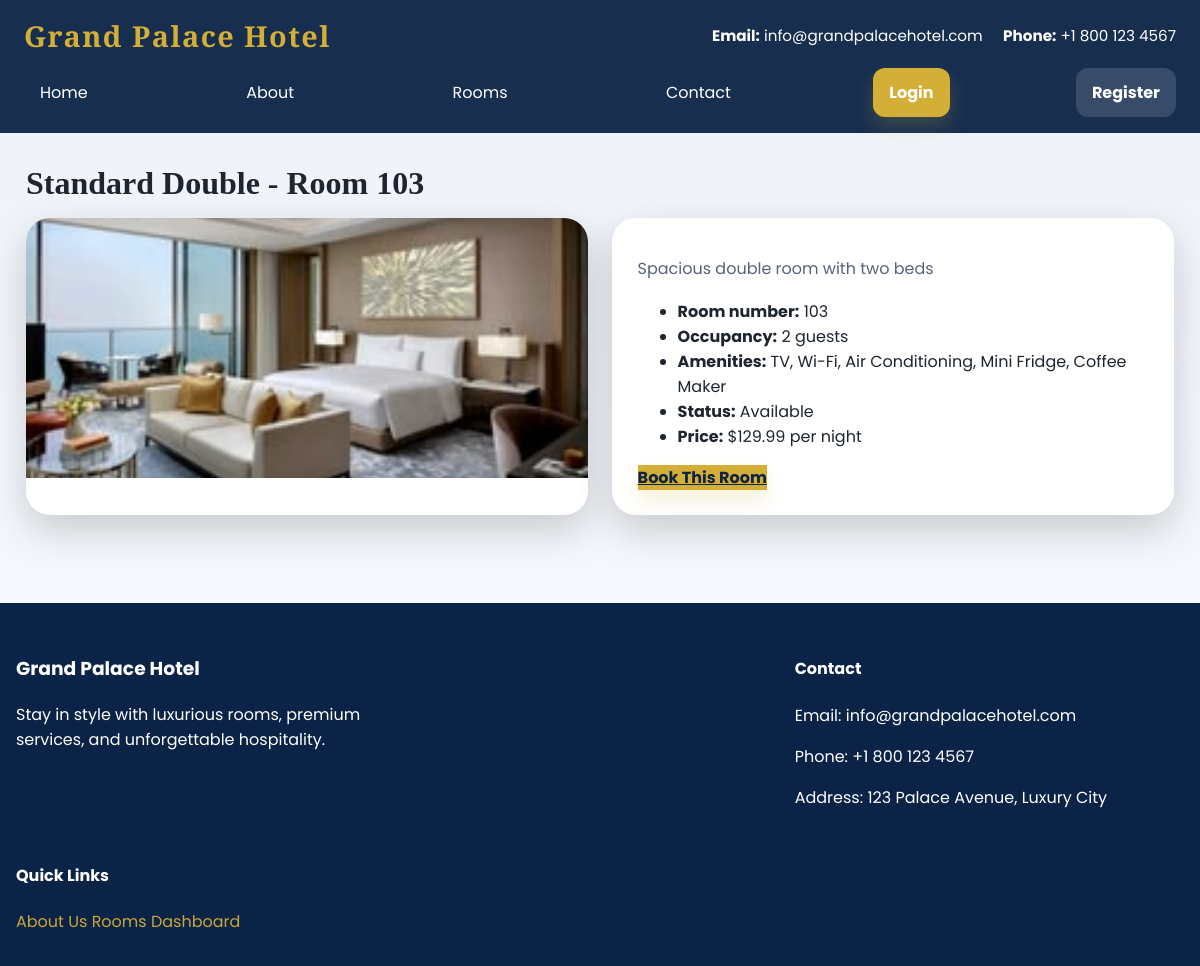
Screenshot of /php/room_details.php?room_id=3 with the database file from the repository.
### tables this page shows
CREATE TABLE rooms (
    room_id INT AUTO_INCREMENT PRIMARY KEY,
    room_number VARCHAR(10) NOT NULL UNIQUE,
    room_type_id INT NOT NULL,
    floor_number INT,
    status ENUM('Available', 'Occupied', 'Maintenance', 'Reserved') DEFAULT 'Available',
    notes TEXT,
    created_at TIMESTAMP DEFAULT CURRENT_TIMESTAMP,
    updated_at TIMESTAMP DEFAULT CURRENT_TIMESTAMP ON UPDATE CURRENT_TIMESTAMP,
    FOREIGN KEY (room_type_id) REFERENCES room_types(room_type_id),
    INDEX idx_status (status),
    INDEX idx_room_number (room_number)
);

CREATE TABLE room_types (
    room_type_id INT AUTO_INCREMENT PRIMARY KEY,
    type_name VARCHAR(50) NOT NULL UNIQUE,
    description TEXT,
    base_price DECIMAL(10, 2) NOT NULL,
    max_occupancy INT NOT NULL,
    amenities TEXT,
    image_url VARCHAR(500),
    is_active BOOLEAN DEFAULT TRUE,
    created_at TIMESTAMP DEFAULT CURRENT_TIMESTAMP,
    updated_at TIMESTAMP DEFAULT CURRENT_TIMESTAMP ON UPDATE CURRENT_TIMESTAMP
);

### php/functions.php (called while the page is built, shortened)
<?php
function escape($html) {
    return htmlspecialchars($html, ENT_QUOTES | ENT_SUBSTITUTE, 'UTF-8');
}

### php/room_details.php (the view, shortened to what this page needs)
<?php
require_once __DIR__ . '/db.php';
require_once __DIR__ . '/functions.php';
$roomId = filter_input(INPUT_GET, 'room_id', FILTER_VALIDATE_INT);
$stmt = $pdo->prepare('SELECT r.room_id, r.room_number, r.status, r.notes, rt.type_name, rt.base_price, rt.max_occupancy, rt.amenities, rt.description FROM rooms r JOIN room_types rt ON r.room_type_id = rt.room_type_id WHERE r.room_id = :room_id');
$stmt->execute([':room_id' => $roomId]);
$room = $stmt->fetch();
include __DIR__ . '/header.php';
?>
<section class="section">
    <div class="section-title"><h2><?php echo escape($room['type_name']); ?> - Room <?php echo escape($room['room_number']); ?></h2></div>
    <div class="grid banner-grid">
        <div class="card">
            <img src="images/<?php echo escape('This is the most expensive hotel suite in Dubai,___.jpg'); ?>" alt="Room gallery">
        </div>
        <div class="card card-body">
            <p><?php echo escape($room['description']); ?></p>
            <ul>
                <li><strong>Room number:</strong> <?php echo escape($room['room_number']); ?></li>
                <li><strong>Occupancy:</strong> <?php echo escape($room['max_occupancy']); ?> guests</li>
                <li><strong>Amenities:</strong> <?php echo escape($room['amenities']); ?></li>
                <li><strong>Status:</strong> <?php echo escape($room['status']); ?></li>
                <li><strong>Price:</strong> $<?php echo number_format($room['base_price'], 2); ?> per night</li>
            </ul>
            <a href="booking.php?room_id=<?php echo urlencode($room['room_id']); ?>" class="button button-primary">Book This Room</a>
        </div>
    </div>
</section>
<?php include __DIR__ . '/footer.php';

### assets/style.css (style rules this page uses)
:root { --dark-blue: #0b2346; --gold: #d4af37; --light-gray: #f7f7f8; --text-light: #ffffff; --text-dark: #1e2530; --shadow: 0 16px 40px rgba(0, 0, 0, 0.18); }
* { box-sizing: border-box; }
body { margin: 0; font-family: 'Poppins', system-ui, -apple-system, BlinkMacSystemFont, 'Segoe UI', sans-serif; color: var(--text-dark); background: linear-gradient(180deg, #eef2f8 0%, #f9fbff 100%); }
.hero-content h1, .hero-content h2, .section-title h2, .brand-logo a, .card-body h3 { font-family: 'Cormorant Garamond', Georgia, serif; }
.button { display: inline-flex; align-items: center; justify-content: center; border: none; cursor: pointer; font-weight: 700; transition: transform 0.2s ease, box-shadow 0.2s ease; }
.button-primary { background: var(--gold); color: var(--dark-blue); box-shadow: 0 10px 20px rgba(212, 175, 55, 0.2); }
.section { margin-bottom: 2.5rem; }
.hero-content h1, .hero-content h2, .section-title h2 { font-family: 'Playfair Display', serif; }
.grid { display: grid; gap: 1.5rem; }
.card { background: #ffffff; border-radius: 1.5rem; box-shadow: var(--shadow); overflow: hidden; transition: transform 0.25s ease, box-shadow 0.25s ease; }
.card img { width: 100%; display: block; object-fit: cover; height: 260px; }
.card-body { padding: 1.6rem; }
.card-body p { margin: 0.75rem 0 0; color: #58627d; line-height: 1.7; }
.banner-grid { grid-template-columns: repeat(2, minmax(0, 1fr)); }
.section-title { display: flex; align-items: center; justify-content: space-between; gap: 1rem; margin-bottom: 1rem; }
.section-title h2 { margin: 0; font-size: 2rem; }

### rows the page displays
rooms: room_type.type_name "Standard Double", room_number "103", room_type.description "Spacious double room with two beds", room_type.max_occupancy "2", room_type.amenities "TV, Wi-Fi, Air Conditioning, Mini Fridge, Coffee Maker", status "Available", room_type.base_price "129.99"

### other values shown
SITE_NAME "Grand Palace Hotel"
SITE_EMAIL "info@grandpalacehotel.com"
SITE_PHONE "+1 800 123 4567"
SITE_ADDRESS "123 Palace Avenue, Luxury City"
